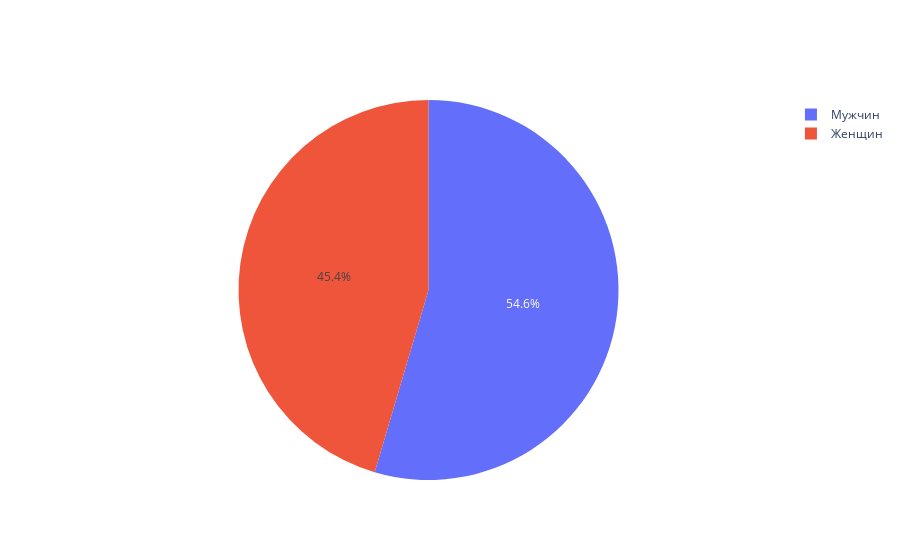

Source (notebook cell):
### Markdown cell above
### 2.2. Пол. <a id='102101'></a>

### Code cell
gender = df['gender'].value_counts()
name_gender = ['Мужчин', 'Женщин']

fig1 = go.Figure(data=[go.Pie(labels=name_gender, values=gender)])
fig1.show()

### Figure 1 — Plotly figure (JSON) as saved in the notebook; plotly's stock layout.template omitted (floating-point values rounded to 4 significant figures)
{"data": [{"labels": ["Мужчин", "Женщин"], "type": "pie", "values": [5457, 4543]}], "layout": {}}
